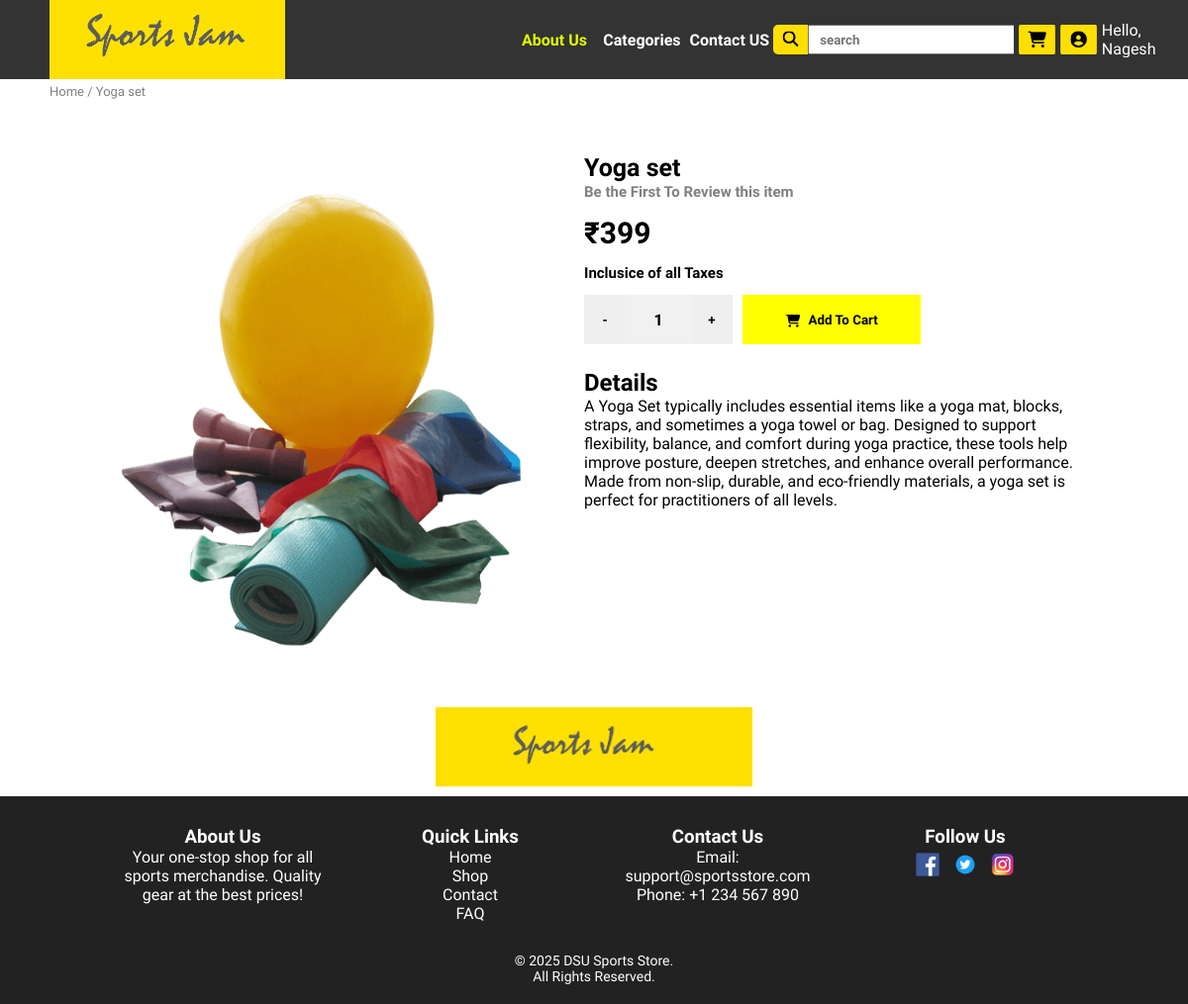
The app's page /otherPages/productDetailes.php?id=14 (signed in) with its own data.
### tables this page shows
CREATE TABLE `product` (
  `id` int(3) NOT NULL,
  `name` varchar(30) NOT NULL,
  `price` int(6) NOT NULL,
  `description` varchar(1000) NOT NULL,
  `image` varchar(50) NOT NULL,
  `category` varchar(50) NOT NULL
);

### otherPages/productDetailes.php (the view, shortened to what this page needs)
<!DOCTYPE html>
<html lang="en">
    <?php
        if(isset($_GET["id"])){
        $id = intval($_GET["id"]);
        $connection = mysqli_connect("localhost","root","","sports_store_sem2");
        if($connection){
            $ItemToBeSelect = "SELECT * FROM product WHERE id = $id";
            $selectedItemResult = mysqli_query($connection,$ItemToBeSelect);
            $selectedItem = mysqli_fetch_assoc($selectedItemResult);
        }
    }
    ?>
<head>
    <link rel="stylesheet" href="./product.css">
    <link rel="stylesheet" href="../style.css">
    <link rel="stylesheet" href="https://cdnjs.cloudflare.com/ajax/libs/font-awesome/6.7.2/css/all.min.css"
 />
</head>
<body>
    <div class="custom-navbar">
        <a href="../index.php" class="logo-con">
            <div class="logo">
            </div>
        </a>
        <div class="nav-options">
            <div class="nav-opt">
                <div class="opt"><a id="opt-f" href="../navigational_bar_options/about_us.php">About
                        Us</a></div>
                <div class="opt" id="dropdown"><a href="#" style="padding: 0px 5px;">Categories</a></div>
                <div class="opt contact-us"><a href="#">Contact US</a></div>
                <form action="../PHP/searchItem.php" method="post">
                    <div class="search-icon-con">
                        <div class="search-icon">
                            <button type="submit"><i class="fa-solid fa-magnifying-glass"></i></button>
                        </div>
                        <input type="text" class="search-bar" placeholder="search" name="search-keyword">
                    </div>
                </form>
                <div class="icon-con">
                    <div class="opt-icon cart-icon">
                        <a href="#" class="opt-icon-a ">
                            <i class="fa-solid fa-cart-shopping"></i>
                        </a>
                    </div>
                    <div class="opt-icon user-icon">
                        <a href="../navigational_bar_options/Registerhtml.php" class="opt-icon-a">
                            <i class="fa-solid fa-circle-user"></i>
                        </a>
                    </div>
                </div>
                <div class="user">
                    <?php
                        if (isset($_SESSION["user_id"])) {
                            echo "Hello, ". $_SESSION["user_name"];
                        }else{
                            echo "<span style=\"width:max-content;\">Register pls</span>";
                        }
                    ?>
                </div>
            </div>
        </div>
    </div>
    <div class="breakbead">
        <?php
            echo "Home / " . $selectedItem["name"];
        ?>
    </div>
    <main>
        <div class="main-item">
            <div class="product-img-con">
                <div class="itm-img">
                    <?php
                        echo '<img src="../pictures/shoping_sec/'. $selectedItem["image"]. '" style="width:100%;height:100%;">';
                    ?>
                </div>
            </div>
            <div class="itm-info">
                <h3 class="Item-name">
                    <?php
                            echo $selectedItem["name"];
                    ?>
                </h3>
                <span id="sub-title">Be the First To Review this item</span>
                <div class="item-price">
                    <div class="final-item-price">
                        <?php
                            echo "₹".$selectedItem["price"];
                        ?>
                    </div>
                    <span>Inclusice of all Taxes</span>
                </div>
                <div class="quantity-cart">
                    <div class="quentity-con">
                        <div class="quentity-btn">
                            <button class="quentity-act" onclick="quantitycountFun('-')">-</button>
                            <div class="quentity-count"></div>
                            <button class="quentity-act" onclick="quantitycountFun('+')">+</button>
                        </div>
                    </div>
                    <div class="add-to-cart">
                        <form id="cartForm" action="../PHP/addToCart.php" method="post">
                            <button type="button" onclick="sendToPHP(<?php echo $id; ?>)" style="background:transparent;border:none;" class="add-to-cart-text">
                                <i class="fa-solid fa-cart-shopping"
                                    style="margin-right: 5px; position: relative; top: 3px;"></i>
                                Add To Cart
                            </button>
                        </form>
                    </div>
                </div>
                <div class="details">
                    <h2>Details</h2>
                    <p class="item-details">
                        <?php
                            echo $selectedItem["description"];
                        ?>
                    </p>
                </div>
            </div>
        </div>
    </main>
    <div class="footer-logo">
        <div class="footer-logo-box">
            <img src="../pictures/LOGO.jpg" alt="">
        </div>
    </div>
    <footer>
        <div class="footer-container">
            <div class="footer-section">
                <h3>About Us</h3>
                <p>Your one-stop shop for all sports merchandise. Quality gear at the best prices!</p>
            </div>
            <div class="footer-section">
                <h3>Quick Links</h3>
                <ul>
                    <li><a href="#home">Home</a></li>
                    <li><a href="#shop">Shop</a></li>
                    <li><a href="#contact">Contact</a></li>
                    <li><a href="#faq">FAQ</a></li>
                </ul>
            </div>
            <div class="footer-section">
                <h3>Contact Us</h3>
                <p>Email: support@sportsstore.com</p>
                <p>Phone: +1 234 567 890</p>
            </div>
            <div class="footer-section">
                <h3>Follow Us</h3>
                <a href="https://www.instagram.com/01x_rehan/?__pwa=1"><img src="../pictures/other sec picures/footer_facebook.png" alt="Facebook"></a>
                <a href="https://www.instagram.com/01x_rehan/?__pwa=1"><img src="../pictures/other sec picures/footer_x.png" alt="Twitter"></a>
                <a href="https://www.instagram.com/01x_rehan/?__pwa=1"><img src="../pictures/other sec picures/footer_insta.png" alt="Instagram"></a>
            </div>
        </div>
        <p class="footer-bottom">&copy; 2025 DSU Sports Store. <br> All Rights Reserved.</p>
    </footer>
</body>
</html>

### otherPages/product.css (style rules this page uses)
* { font-family: "Martel Sans", sans-serif; }
.breakbead { width: 100%; height: 40 px; color: grey; padding: 5px 5px 5px 50px; font-weight: 500; font-size: small; }
.main-item { display: flex; width: 100%; height: max-content; }
.product-img-con { width: 45%; height: 600px; padding-left: 100px; padding-top: 75px; }
.itm-img { width: 100%; height: 100%; }
.itm-info { width: 50%; height: 100%; padding: 50px; }
.itm-info h3 { font-size: 25px; font-weight: 900; }
.itm-img { overflow: hidden; }
#sub-title { font-weight: 700; color: grey; font-size:15px ; transition: all 0.1s ease-out; }
.item-price { width: max-content; height: max-content; margin-top: 15px; font-weight: 600; font-size: 30px; }
.item-price span { font-size: 15px; }
.quantity-cart { margin-top:10px ; display: flex; }
.quentity-con { width: 150px; height: 50px; }
.quentity-btn { width: 100%; height: 100%; background-color: rgb(241, 241, 241); display: flex; justify-content: space-between; }
.quentity-act { font-weight: 900; width: 28%; border: none; cursor: pointer; }
.quentity-count { font-weight: 700; display: flex; align-items: center; }
.add-to-cart { width: 180px; height: 50px; margin-left: 10px; display: flex; align-items: center; justify-content: center; position: relative; background-color: yellow; color: black; z-index: 1; padding: 10px; cursor: pointer; }
.add-to-cart::after { content: ''; position: absolute; top: 0; bottom: 0; right: 0; left: 0; background-color: black; z-index: -1; transform-origin: left; height: 100%; width: 0; transition: all 0.2s; }
.add-to-cart-text { font-weight: 700; transition: all 0.2s; }
.details { margin-top: 25px; }

### records on screen
product: name "Yoga set", image (picture), price "399", description "A Yoga Set typically includes essential items like a yoga mat, blocks, straps, and sometimes a yoga towel or bag. Designed to support flexibility, balance, and comfort during yoga practice, these tools help improve posture, deepen stretches, and enhance overall performance. Made from non-slip, durable, and eco-friendly materials, a yoga set is perfect for practitioners of all levels."

### other values on screen
$_SESSION["user_name"] "Nagesh"
